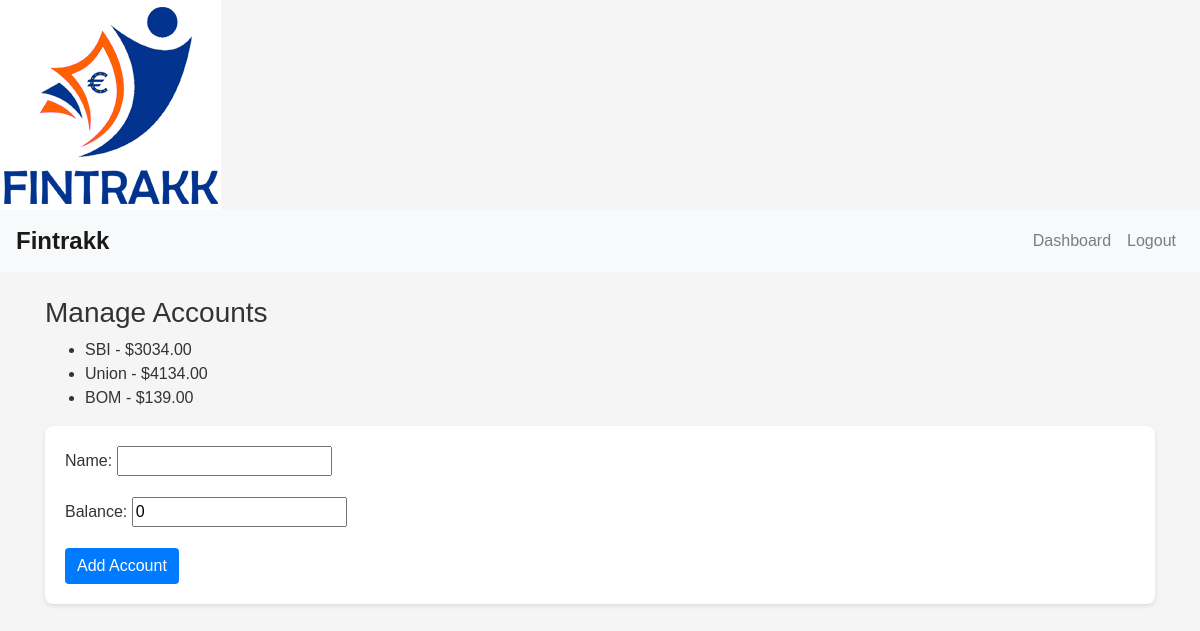
Before: /manage_accounts/ (signed in) with the older database file.
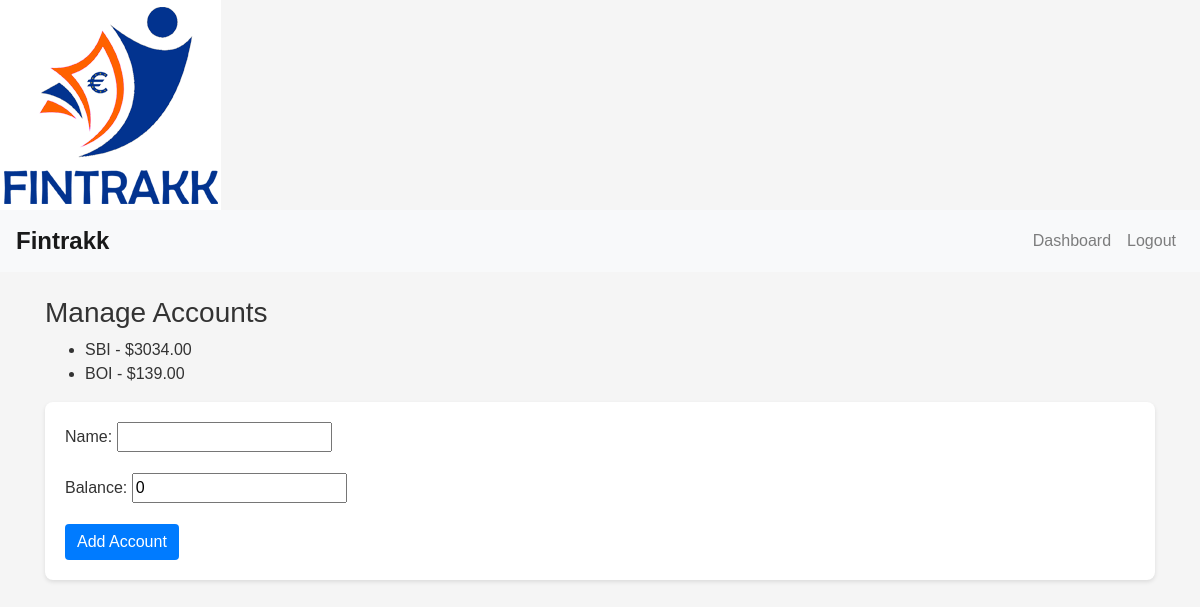
After: the same page with the newer database file.
### finance/models.py (models this page shows, shortened)
class Account(models.Model):
    user = models.ForeignKey(User, on_delete=models.CASCADE)
    name = models.CharField(max_length=100)
    balance = models.DecimalField(max_digits=10, decimal_places=2, default=0)

### finance/views.py (the view)
# urls.py: path('manage_accounts/', views.manage_accounts, name='manage_accounts'),
@login_required
def manage_accounts(request):
    accounts = Account.objects.filter(user=request.user)
    if request.method == 'POST':
        form = AccountForm(request.POST)
        if form.is_valid():
            account = form.save(commit=False)
            account.user = request.user
            account.save()
            return redirect('manage_accounts')
    else:
        form = AccountForm()
    return render(request, 'finance/manage_accounts.html', {'accounts': accounts, 'form': form})

### finance/forms.py
class AccountForm(forms.ModelForm):
    class Meta:
        model = Account
        fields = ['name', 'balance']

### templates/finance/manage_accounts.html (shortened to what this page needs)
{% extends 'base.html' %}
{% load static %}
{% block content %}
<h3>Manage Accounts</h3>
<ul>
    {% for account in accounts %}
    <li>{{ account.name }} - ${{ account.balance }}</li>
    {% endfor %}
</ul>
<form method="POST">
    {{ form.as_p }}
    <button type="submit" class="btn btn-primary">Add Account</button>
</form>
{% endblock %}

### templates/base.html (shortened to what this page needs)
{% load static %}
<html lang="en">
<head>
    <link rel="stylesheet" href="https://maxcdn.bootstrapcdn.com/bootstrap/4.5.2/css/bootstrap.min.css">
    <link rel="stylesheet" href="{% static 'css/style.css' %}">
</head>
<img src="{% static 'images/logo.png' %}" alt="Logo" class="img-fluid">
<body>
    <nav class="navbar navbar-expand-lg navbar-light bg-light">
        <a class="navbar-brand" href="#">Fintrakk</a>
        <div class="collapse navbar-collapse" id="navbarNav">
            <ul class="navbar-nav ml-auto">
                {% if user.is_authenticated %}
                    <li class="nav-item">
                        <a class="nav-link" href="{% url 'dashboard' %}">Dashboard</a>
                    </li>
                    <li class="nav-item">
                        <a class="nav-link" href="{% url 'logout' %}">Logout</a>
                    </li>
                {% endif %}
            </ul>
        </div>
    </nav>
    <div class="container mt-4">
        {% block content %}
        {% endblock %}
    </div>
</body>
</html>

### finance/static/css/style.css (style rules this page uses)
body { font-family: 'Arial', sans-serif; background-color: #f5f5f5; color: #333; margin: 0; padding: 0; }
.navbar { background-color: #007bff; color: white; }
.navbar-brand { color: white; font-weight: bold; font-size: 1.5rem; }
.nav-link { color: white; }
.btn-primary { background-color: #007bff; border: none; }
form { background-color: white; padding: 20px; border-radius: 8px; box-shadow: 0 2px 4px rgba(0, 0, 0, 0.1); }

Changed rows visible on the page:
removed Account: name "Union", balance "4134.00"
changed Account: name "BOM" → "BOI"
